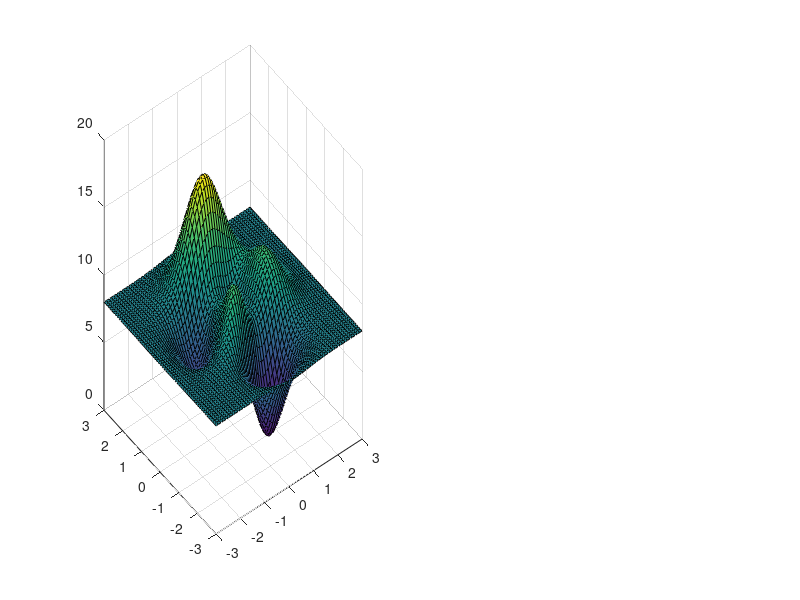

Write MATLAB code to recreate this figure. (Note: this script raises an error after producing the figure.)
% use lsqnonline with Jacobi to find minimum of some fancy function
% attempts to plot convergence regions
% just to test lsqnonlin and Jacobis

z = @(x, y) 3*(1-x).^2.*exp(-(x.^2) - (y+1).^2) ... 
   - 10*(x/5 - x.^3 - y.^5).*exp(-x.^2-y.^2) ... 
   - 1/3*exp(-(x+1).^2 - y.^2) + 8;

[X, Y] = meshgrid(-3:0.1:3, -3:0.1:3);

clf;
sp1 = subplot(1,2,1);
surf(X, Y, z(X, Y));

U = zeros(size(X));
V = zeros(size(Y));
for i = 1:size(X,1)
    for j = 1:size(X,2)
        [z, J] = test_function([X(i,j) Y(i,j)]);
        U(i,j) = J(1);
        V(i,j) = J(2);
    end
end

sp2 = subplot(1,2,2);
quiver(X,Y,U,V);

guess_init = [0 -1];

test_function(guess_init)

options = optimset();
%options = optimset(options, 'TolX', 1e-10, 'TolFun', 1e-10, 'TolCon', 1e-10);
options = optimset(options, 'TolX', 0.0001, 'TolFun', 0.0001);
%options = optimset(options, 'DiffMinChange', 0.01);
%options = optimset(options, 'DiffMaxChange', 1);
options = optimset(options, 'Display', 'iter-detailed', 'FunValCheck', 'on');
%options = optimset(options, 'PlotFcns', @optimplotx);
options = optimset(options, 'Jacobian', 'on');
[xmin, ymin] = lsqnonlin(@test_function, guess_init, [], [], options)

set(sp1, 'NextPlot', 'add'); % equivalent to hold on
set(sp2, 'NextPlot', 'add');
plot3(xmin(1), xmin(2), test_function(xmin), '.r', 'MarkerSize', 50, 'parent', sp1);
plot(xmin(1), xmin(2), '.r', 'MarkerSize', 50, 'parent', sp2);




options = optimset(options, 'Display', 'none');
minpoints = [];
indexes = zeros(size(X));
distances = zeros(size(X));

for i = 1:size(X,1)
    for j = 1:size(X,2)
        x = X(i,j); y = Y(i,j);
        xmin = lsqnonlin(@test_function, [x y], [], [], options);
        
        distances(i,j) = norm(xmin - [x y]);
        
        xmin = round(xmin, 1); % round to 0.1
        
        if isempty(minpoints)
            Lia = 0;
        else
            [Lia, Locb] = ismember(xmin, minpoints, 'rows');
        end
        
        if ~Lia(1) % we found a new minimum
            minpoints = [minpoints; xmin];
            indexes(i,j) = size(minpoints,1);
        else
            indexes(i,j) = Locb(1);
        end
    end
    
    progress(i,[1 size(X,1)]);
end

% remove elements outside graph
minpoints = minpoints(minpoints(:,1) <  3, :);
minpoints = minpoints(minpoints(:,1) > -3, :);
minpoints = minpoints(minpoints(:,2) <  3, :);
minpoints = minpoints(minpoints(:,2) > -3, :);

plot(minpoints(:,1), minpoints(:,2), '.b', 'parent', sp2);

figure;
imagesc(indexes);
imagesc(distances);